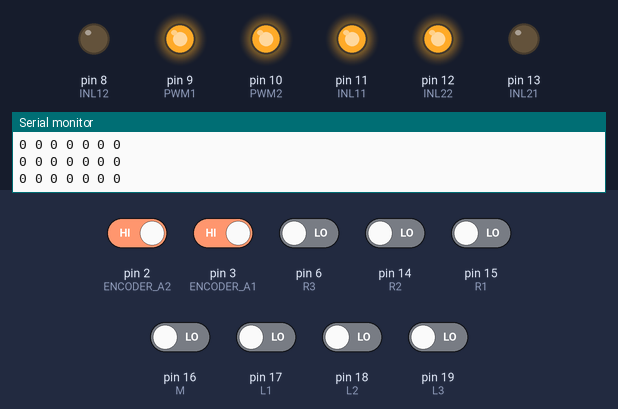
This sketch was run on a simulated Arduino Uno, built with avr-gcc and run on an emulated ATmega328P. Shown: output pins drawn as LEDs (lit = HIGH), the last lines printed to the serial monitor. Inputs (shaded band) come from the test bench; at power-on: pin 2 (ENCODER_A2), pin 3 (ENCODER_A1) HIGH, pin 6 (R3), pin 14 (R2), pin 15 (R1), pin 16 (M), pin 17 (L1), pin 18 (L2), pin 19 (L3) LOW.

Above: at 1.2 s.
1.3 s: pin 6 (R3) driven HIGH
At 1.64 s:
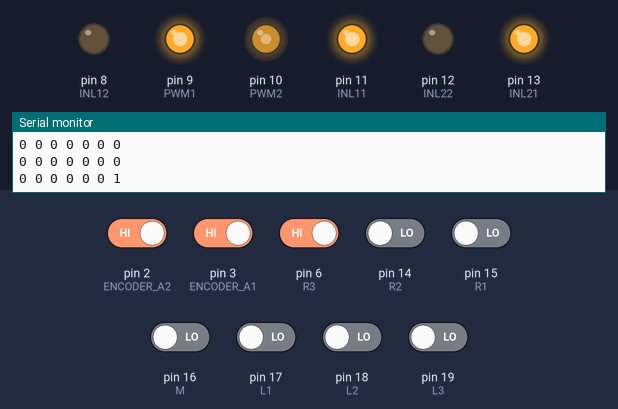
At 2.1 s:
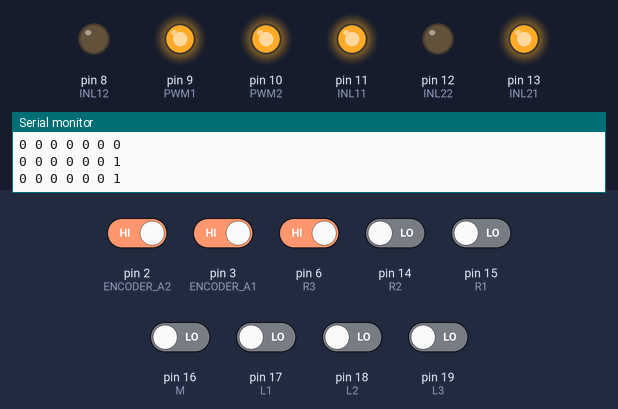
Timing chart, 0 to 4.3 s (numbered marks = the images above; inputs shaded):
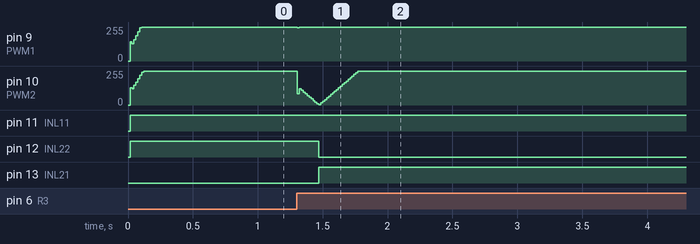

Measured:
- after the input at 1.3 s, pin 9 (PWM1): 255/255 → 248/255 at once, → 255/255 0.02 s later; pin 12 (INL22): HIGH → LOW after 0.17 s; pin 13 (INL21): LOW → HIGH after 0.17 s

The sketch:

1-20201222.ino
```cpp
#include<MsTimer2.h>//定时器库的头文件
//函数声明
void control_lr(void);
void control_inital(void);
void control(void);
void infrared(void);
int pidController1( float targetVelocity, float currentVelocity);
int pidController2(float targetVelocity, float currentVelocity);
void getEncoder1(void);
void getEncoder2(void);
//定义管脚
//左电机
#define ENCODER_A1 3
#define ENCODER_B1 5
#define PWM1 9
#define INL11 11
#define INL12 8
//右电机
#define ENCODER_A2 2
#define ENCODER_B2 4
#define PWM2 10
#define INL21 13
#define INL22 12
//左红外
#define L1 17
#define L2 18
#define L3 19
//中红外
#define M 16
//右红外
#define R3 6
#define R2 14
#define R1 15

//Kp = 11, Ti = 49, Td = 3; l
//Kp = 11, Ti = 52, Td = 4; r
//定义PID&&PERIOD常值
#define PERIOD 15
#define Kp1 9
#define Ti1 36.5
#define Td1 9
#define Kp2 9
#define Ti2 43
#define Td2 7
//速度相关
float V = 20; //基础速度
float target1 = 8, t1; //左保守
float target2 = 8, t2; //右速度
//全局变量
volatile long encoderVal1;//编码器1值
float velocity1;//转速1
volatile long encoderVal2;//编码器2值
float velocity2;//转速2
float T = PERIOD;
float q01 = Kp1 * (1 + T / Ti1 + Td1 / T);
float q11 = -Kp1 * (1 + 2 * Td1 / T);
float q21 = Kp1 * Td1 / T;
float q02 = Kp2 * (1 + T / Ti2 + Td2 / T);
float q12 = -Kp2 * (1 + 2 * Td2 / T);
float q22 = Kp2 * Td2 / T;
float u1 = 0, ek11, ek12;
float u2 = 0, ek21, ek22;
//红外相关
int item[8] = {0};//红外线数据
int sum;

void control_lr(void)
{
  infrared();
  sum = 0;
  for (int i = 1; i < 8; i++)
    sum += item[i];
  if (sum > 2)
  {

    if (item[1] + item[2] + item[3] >= 2)
    {
      target1 = -0.3 * V; target2 = V * 0.5;
    }
    if ((item[5] + item[6] + item[7] >= 2))
    {
      target2 = V * 0.5; target1 = -0.3 * V;
    }
  }
  else
  {
    if (sum == 0)
      ;
    else
    {
      if (item[4])
      {
        target1 =  V; target2 =  V;
      }
      if (item[3])
      {
        target1 = 0.8 * V; target2 = 0.9 * V;
      }
      if (item[5])
      {
        target1 = 0.9 * V; target2 = 0.8 * V;
      }
      if (item[2])
      {
        target1 = 0.5 * V; target2 = 0.7 * V;
      }
      if (item[6])
      {
        target1 = 0.7 * V; target2 = 0.5 * V;
      }
      if (item[1])
      {
        target1 = -0.2 * V; target2 = 0.3 * V;
      }
      if (item[7])
      {
        target1 = 0.3 * V; target2 = -0.2 * V;
      }
    }
  }

  //target1 = target1 * 0.6 + t1 * 0.4;
  //target2 = target2 * 0.6 + t2 * 0.4;
  t1 = target1;
  t2 = target2;
}
/*
  //马远远的
  void control_lr(void)
  {

  infrared();
  sum = 0;
  for (int i = 1; i < 8; i++)
  {
    sum += item[i];
  }

  if (sum > 2)
  { //直角转弯
    if (sum == 7)
    {
       target1 = V;
       target2 = V;
    }
    else if ((item[1] + item[2] + item[3] >= 2) || (item[5] + item[6] + item[7] >= 2))
    {
      if (item[1] + item[2] + item[3] >= 2)
      {
        target1 = 0; target2 = V * 0.2;
      }
      else
      {
        target2 = 0; target1 = V * 0.2;
      }
    }
  }
  else
  {
    if (sum == 0)
    {
      ;
    }
    else
    {
      if (digitalRead(M) == HIGH)
      {
        target1 = V;
        target2 = V;
      }
       else if (digitalRead(R1) == HIGH) //直线保持
      {
        target1 = V * 0.9;
        target2 = V * 0.7;
      }
      else if (digitalRead(L1) == HIGH) //直线保持
      {
        target1 = V * 0.7;
        target2 = V * 0.9;
      }
      else if (digitalRead(R2) == HIGH) //稍微右转
      {
        target1 = V * 0.8;
        target2 = V * 0.4;
      }
      else if (digitalRead(L2) == HIGH) //稍微左转
      {
        target1 = V * 0.4;
        target2 = V * 0.8;
      }
      else if (digitalRead(R3) == HIGH) //小弯右转
      {
        target1 = V * 0.7;
        target2 = V * 0;
      }
      else if (digitalRead(L3) == HIGH) //小弯左转
      {
        target1 = V * 0;   //之前是0.3
        target2 = V * 0.7;
      }
    }
  }
  target1 = target1 * 0.5 + t1 * 0.5;
  target2 = target2 * 0.5 + t2 * 0.5;
  t1 = target1;
  t2 = target2;
  //Serial.println(t1);
  }

*/

/*
  void control_lr(void)
  {
  infrared();
  sum=0;
  for(int i=1;i<8;i++)
    sum+=item[i];

  if(sum>2){//直角转弯
    if((item[1]+item[2]+item[3]>=2)||(item[5]+item[6]+item[7]>=2))
    {
      if(item[1]+item[2]+item[3]>=2)
      {
        target1=0;target2=V*0.2;
      }
      else
      {
        target2=0;target1=V*0.2;
      }
    }
  }
  else
  {
    if(item[4])
    {//直走
      if(item[3]||item[5])
      {
        if(item[3])
        {
          target1=V*0.8;target2=V*1;
        }
        else
        {
          target1=V*1;target2=V*0.8;
        }
      }
      else
      {
        target1=V;target2=V;
      }
    }
    else
    {
      if(item[1])
      {
        target1=0.2*V;target2=0.5*V;
      }
      if(item[7])
      {
        target1=0.5*V;target2=0.2*V;
      }
      if(item[2])
      {
        target1=0.4*V;target2=0.6*V;
      }
      if(item[6])
      {
        target1=0.6*V;target2=0.4*V;
      }
      if(item[3])
      {
        target1=0.6*V;target2=0.8*V;
      }
      if(item[5])
      {
        target1=0.6*V;target2=0.8*V;
      }
    }
  }
  // target1 = target1 * 0.6 + t1 * 0.4;
  //target2 = target2 * 0.6 + t2 * 0.4;
  //t1 = target1;
  //t2 = target2;
  }
*/

void control(void)
{
  control_lr();
  control_inital();
}
void setup()
{
  //9, 10两个管脚的PWM由定时器TIMER1产生，这句程序改变PWM的频率，勿删
  TCCR1B = TCCR1B & B11111000 | B00000001 ;
  pinMode( ENCODER_A1, INPUT);
  pinMode( ENCODER_B1, INPUT);
  pinMode( ENCODER_A2, INPUT);
  pinMode( ENCODER_B2, INPUT);
  pinMode(PWM1, OUTPUT);
  pinMode(PWM2, OUTPUT);
  pinMode(INL11, OUTPUT);
  pinMode(INL12, OUTPUT);
  pinMode(INL21, OUTPUT);
  pinMode(INL22, OUTPUT);
  attachInterrupt(1, getEncoder1, CHANGE);
  attachInterrupt(0, getEncoder2, CHANGE);
  Serial.begin (9600);
  MsTimer2::set(PERIOD, control);
  MsTimer2::start();
}
void loop()
{
  //撰写代码，使其能够通过“串口绘图器”观察速度波形

  /*
    Serial.print ("velocity1: ");
    Serial.print (velocity1);
    Serial.print ("     velocity2: ");
  */

  //Serial.print (velocity1);
  Serial.print("\r\n");
  infrared();
  for (int i = 1; i < 8; i++)
  {
    Serial.print(item[i]);
    Serial.print(" ");

  }
  Serial.println();
  delay(500);
  /**/
}
void infrared(void)
{
  item[1] = (digitalRead(L3) == HIGH);
  item[2] = (digitalRead(L2) == HIGH);
  item[3] = (digitalRead(L1) == HIGH);
  item[4] = (digitalRead(M) == HIGH);
  item[5] = (digitalRead(R1) == HIGH);
  item[6] = (digitalRead(R2) == HIGH);
  item[7] = (digitalRead(R3) == HIGH);
}
int pidController1( float targetVelocity, float currentVelocity)
{
  float ek10;
  ek10 = targetVelocity - currentVelocity;
  u1 = u1 + q01 * ek10 + q11 * ek11 + q21 * ek12;
  if (u1 > 255)
    u1 = 255;
  if (u1 < -255)
    u1 = -255;
  ek12 = ek11;
  ek11 = ek10;
  return (int)u1;
}
int pidController2(float targetVelocity, float currentVelocity)
{
  float ek20;
  ek20 = targetVelocity - currentVelocity;
  u2 = u2 + q02 * ek20 + q12 * ek21 + q22 * ek22;
  if (u2 > 255)
    u2 = 255;
  if (u2 < -255)
    u2 = -255;
  ek22 = ek21;
  ek21 = ek20;
  return (int)u2;
}
void getEncoder1(void)
{
  if (digitalRead(ENCODER_A1) == LOW)
  {
    if (digitalRead(ENCODER_B1) == LOW)
      encoderVal1--;
    else
      encoderVal1++;
  }
  else
  {
    if (digitalRead(ENCODER_B1) == LOW)
      encoderVal1++;
    else
      encoderVal1--;
  }
}
void getEncoder2(void)
{
  if (digitalRead(ENCODER_A2) == LOW)
  {
    if (digitalRead(ENCODER_B2) == LOW)
      encoderVal2--;
    else
      encoderVal2++;
  }
  else
  {
    if (digitalRead(ENCODER_B2) == LOW)
      encoderVal2++;
    else
      encoderVal2--;
  }
}
void control_inital(void)
{
  velocity1 = (encoderVal1 / 780.0) * 3.1415 * 2.0 * (1000 / PERIOD);
  encoderVal1 = 0;
  int output1 = pidController1(-target1, velocity1);
  if (output1 > 0)
  {
    digitalWrite(INL11, LOW);
    digitalWrite(INL12, HIGH);
    analogWrite(PWM1, output1);
  }
  else
  {
    digitalWrite(INL11, HIGH);
    digitalWrite(INL12, LOW);
    analogWrite(PWM1, abs(output1));
  }

  velocity2 = (encoderVal2 / 780.0) * 3.1415 * 2.0 * (1000 / PERIOD);
  encoderVal2 = 0;
  int output2 = pidController2(target2, velocity2);
  if (output2 > 0)
  {
    digitalWrite(INL21, LOW);
    digitalWrite(INL22, HIGH);
    analogWrite(PWM2, output2);
  }
  else
  {
    digitalWrite(INL21, HIGH);
    digitalWrite(INL22, LOW);
    analogWrite(PWM2, abs(output2));
  }
}
```
